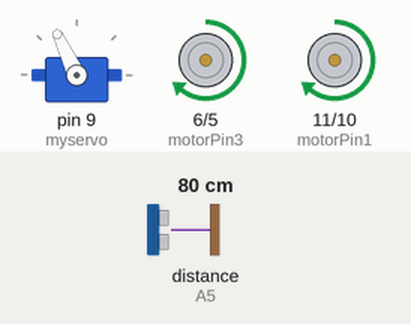
Bench run of a sketch on a simulated Arduino Uno, built with avr-gcc and run on an emulated ATmega328P. Parts: servo, motor-driver pin pairs drawn as motors (green arrow = first pin HIGH = forward, orange = second pin HIGH = backward, longer = more drive). The inputs (shaded band) are chosen by the test bench; at power-on: distance to the obstacle (sensor on A5) 80 cm. The echo pulse lasts 58.3 µs per cm.

Above: at 3.9 s.
4.0 s: distance to the obstacle (sensor on A5) set to 34 cm
5.5 s: distance to the obstacle (sensor on A5) set to 26 cm
At 6.8 s:
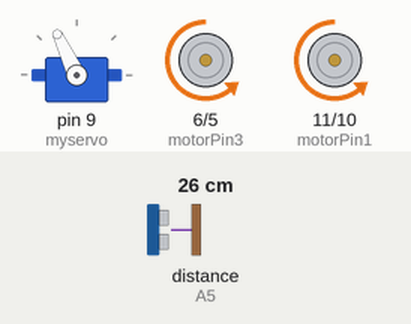
8.5 s: distance to the obstacle (sensor on A5) set to 35 cm
11.0 s: distance to the obstacle (sensor on A5) set to 2 cm
At 13.3 s:
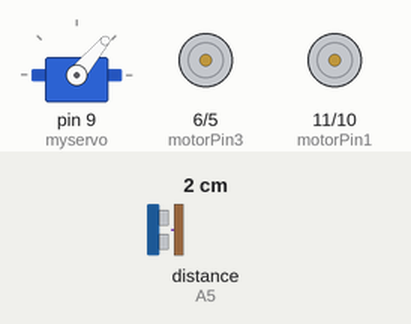
14.0 s: distance to the obstacle (sensor on A5) set to 60 cm
At 14.6 s:
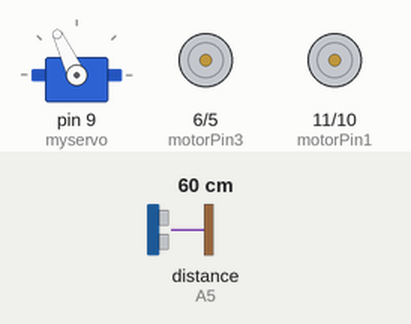
Timing chart, 0 to 17.0 s (numbered marks = the images above; inputs shaded):
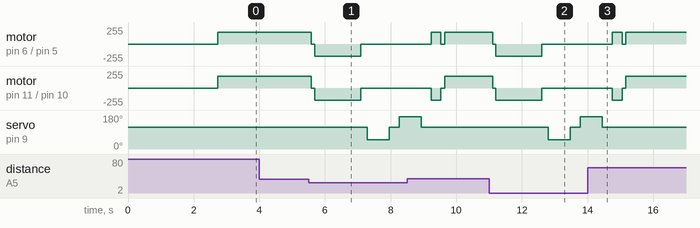

The sketch:

Src.ino
```cpp
// Car Robot Code
// Obstacle Avoidance Robot Car Mange to detect The Obstacle using Ultrasonic,
// Bluetooth Module to Connect with Phone
#include <NewPing.h>
#include <Servo.h>

#define TRIG_PIN A4
#define ECHO_PIN A5

//Define The Max Destance
#define MAX_DISTANCE 200

NewPing sonar(TRIG_PIN, ECHO_PIN, MAX_DISTANCE);
Servo myservo;

boolean goesForward = false;
int distance = 100;
int speedSet = 0;

//The No.Of Bins of Motor A
const int motorPin1  = 11;
const int motorPin2  = 10;

//The No.Of Bins of Motor B
const int motorPin3  = 6;
const int motorPin4  = 5;

void setup() {

    myservo.attach(9);
    myservo.write(115);
    delay(2000);
    distance = readPing();
    delay(100);
    distance = readPing();
    delay(100);
    distance = readPing();
    delay(100);
    distance = readPing();
    delay(100);
}

void loop() {
    int distanceR = 0;
    int distanceL =  0;
    delay(40);

    if(distance<=30){
        moveStop();
        delay(100);
        moveBackward();
        delay(1400);
        moveStop();
        delay(200);
        distanceR = lookRight();
        delay(300);
        distanceL = lookLeft();
        delay(300);

    if(distanceR>=distanceL){
        turnRight();
        moveStop();
    }
    else{
        turnLeft();
        moveStop();
    }
  }
    else{
        moveForward();
    }
    distance = readPing();
}

int lookRight(){
    myservo.write(50);
    delay(500);
    int distance = readPing();
    delay(100);
    myservo.write(115);
    return distance;
}

int lookLeft(){
    myservo.write(170);
    delay(500);
    int distance = readPing();
    delay(100);
    myservo.write(115);
    return distance;
    delay(100);
}

int readPing() {
    delay(70);
    int cm = sonar.ping_cm();
    if(cm==0){
      cm = 250;
    }
  return cm;
  }

void moveStop() {
    analogWrite(motorPin1, 0);
    analogWrite(motorPin2, 0);
    analogWrite(motorPin3, 0);
    analogWrite(motorPin4, 0);
  }

void moveForward() {

    analogWrite(motorPin1, 180);
    analogWrite(motorPin2, 0);
    analogWrite(motorPin3, 180);
    analogWrite(motorPin4, 0);

}

void moveBackward() {

    analogWrite(motorPin1, 0);
    analogWrite(motorPin2, 180);
    analogWrite(motorPin3, 0);
    analogWrite(motorPin4, 180);

}

void turnRight() {
    analogWrite(motorPin1, 180);
    analogWrite(motorPin2, 0);
    analogWrite(motorPin3, 0);
    analogWrite(motorPin4, 180);
    delay(300);
    moveForward();

}

void turnLeft() {
    analogWrite(motorPin1, 0);
    analogWrite(motorPin2, 180);
    analogWrite(motorPin3, 180);
    analogWrite(motorPin4, 0);
    delay(300);
    moveForward();
}
```

Ultrasonic.cpp
```cpp
// Ultrasonic.cpp - Library for HC-SR04 Ultrasonic Ranging Module.library

#include "Arduino.h"
#include "Ultrasonic.h"

Ultrasonic::Ultrasonic(int TP, int EP)
{
   pinMode(TP,OUTPUT);
   pinMode(EP,INPUT);
   Trig_pin=TP;
   Echo_pin=EP;
}

long Ultrasonic::Timing()
{
  digitalWrite(Trig_pin, LOW);
  delayMicroseconds(2);
  digitalWrite(Trig_pin, HIGH);
  delayMicroseconds(10);
  digitalWrite(Trig_pin, LOW);
  duration = pulseIn(Echo_pin,HIGH);
  return duration;
}

long Ultrasonic::Ranging(int sys)
{
  Timing();
  distacne_cm = duration /29 / 2 ;
  distance_inc = duration / 74 / 2;
  if (sys)
  return distacne_cm;
  else
  return distance_inc;
}
```

Ultrasonic.h
```cpp
// Ultrasonic.h - Library for HR-SC04 Ultrasonic Ranging Module.

#ifndef Ultrasonic_h
#define Ultrasonic_h

#include "Arduino.h"

#define CM 1
#define INC 0

class Ultrasonic
{
    private:
      int Trig_pin;
      int Echo_pin;
      long  duration,distacne_cm,distance_inc;

    public:
      Ultrasonic(int TP, int EP);
      long Timing();
      long Ranging(int sys);

};

#endif
```

Measured:
- the behaviour switches between 31 and 30 cm on distance to the obstacle (sensor on A5) (found by bisection; images 0 and 1)
- after the input at 4.0 s, every drawn part: stays the same
- after the input at 5.5 s, motor on pin 6 (motorPin3) / pin 5 (motorPin4), motor on pin 11 (motorPin1) / pin 10 (motorPin2): forward 180/255 → stopped after 0.09 s, → backward 180/255 0.10 s later, → stopped 1.4 s later; servo on pin 9 (myservo): 115° → 50° after 1.8 s, → 115° 0.67 s later, → 170° 0.30 s later
- after the input at 11.0 s, motor on pin 6 (motorPin3) / pin 5 (motorPin4), motor on pin 11 (motorPin1) / pin 10 (motorPin2): forward 180/255 → stopped after 0.11 s, → backward 180/255 0.10 s later, → stopped 1.4 s later; servo on pin 9 (myservo): 115° → 50° after 1.8 s, → 115° 0.67 s later, → 170° 0.30 s later
- after the input at 14.0 s, servo on pin 9 (myservo): goes on until 14.5 s, then stays 115°
